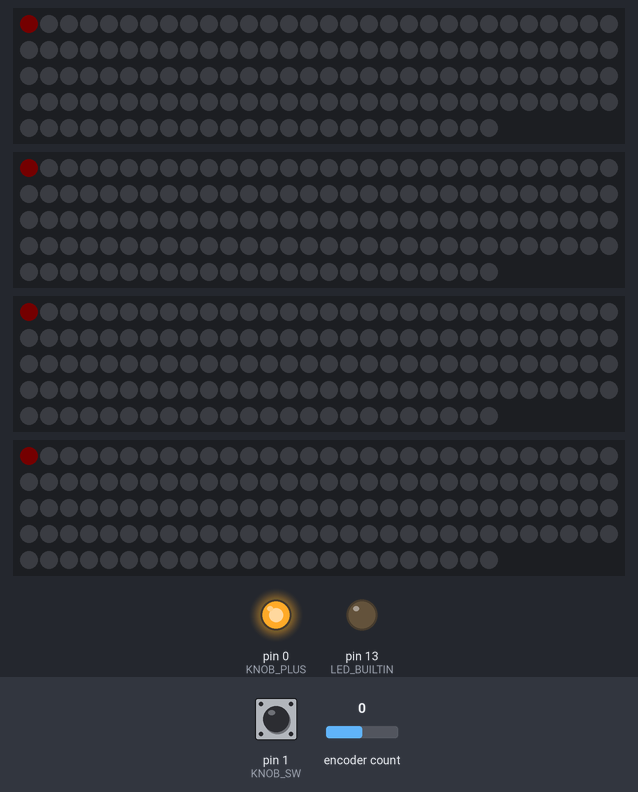
Simulated run of this program. Board: Teensy 4. On the bench: 4 × 144 RGB LEDs in strip order, left to right, continuing on the next row, output pins drawn as LEDs (lit = HIGH). The test bench sets the inputs (shaded band); at power-on: pin 1 (KNOB_SW) HIGH, encoder count 0. Dim RGB values are drawn brighter than linear; random numbers use the default seed unless the program sets one.

Above: at 4.5 s.
4.6 s: pin 1 (KNOB_SW) pulled LOW for 0.15 s
7.7 s: encoder count set to 4
At 9.43 s:
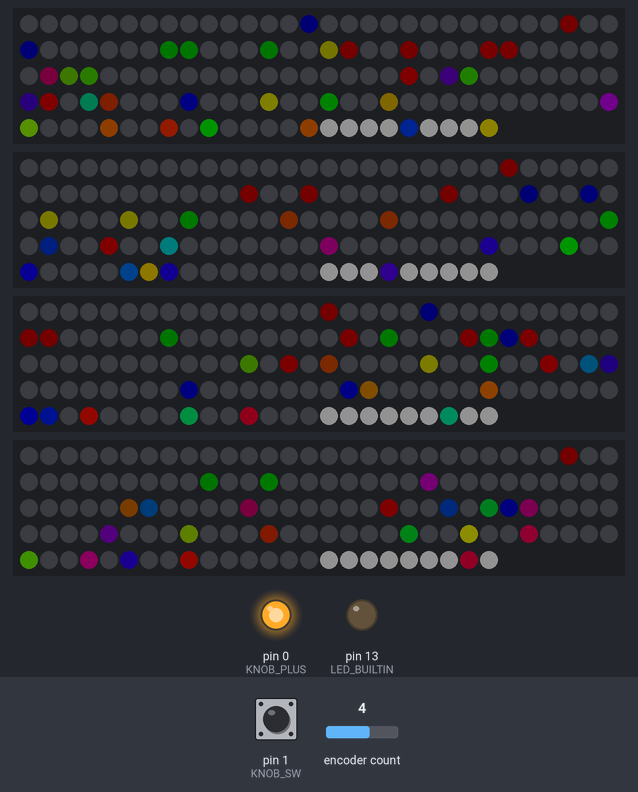
10.3 s: encoder count set to 5
At 11.25 s:
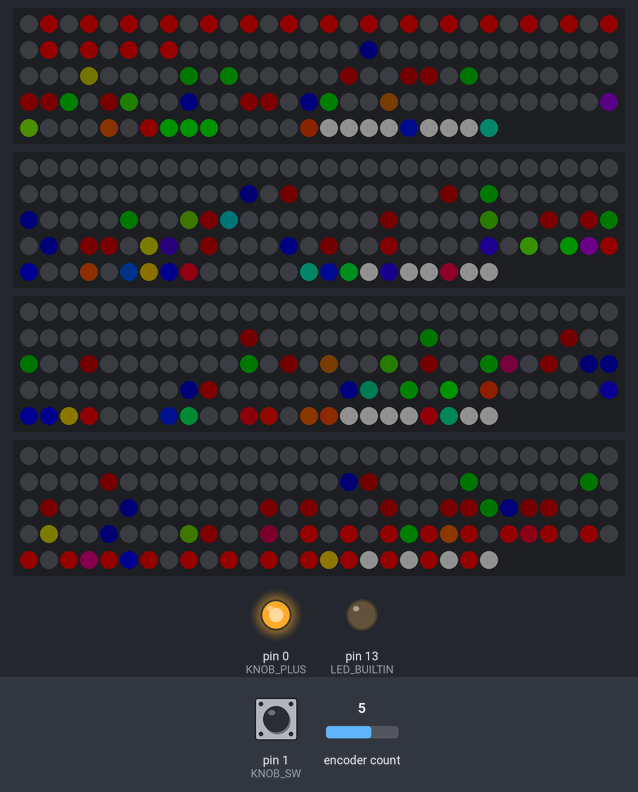
12.9 s: pin 1 (KNOB_SW) pulled LOW for 1 s
At 13.07 s:
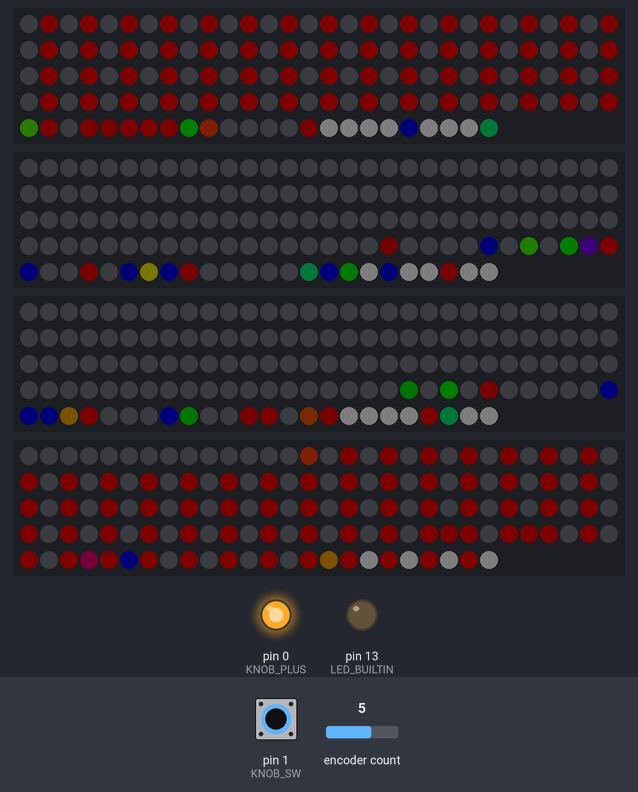
14.5 s: encoder count set to 9
At 15.53 s:
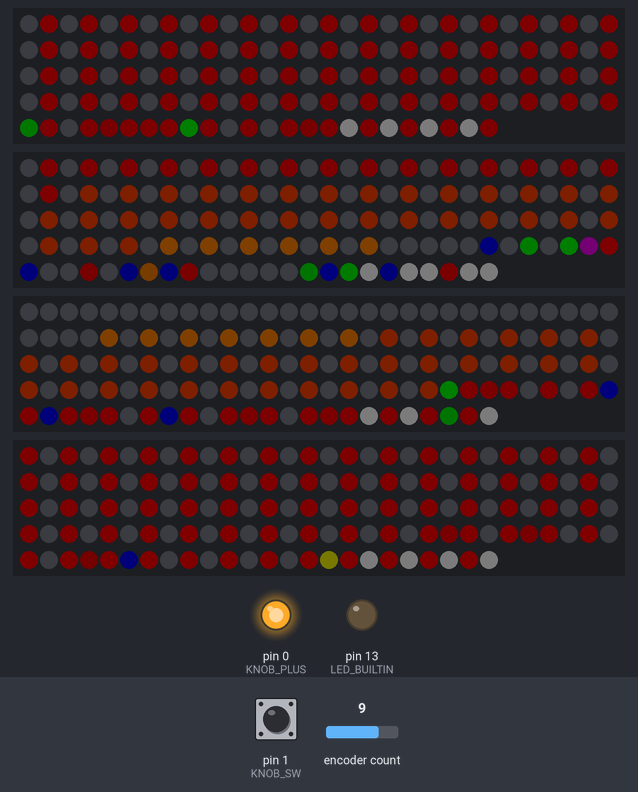
17.1 s: encoder count set to 10
At 17.37 s:
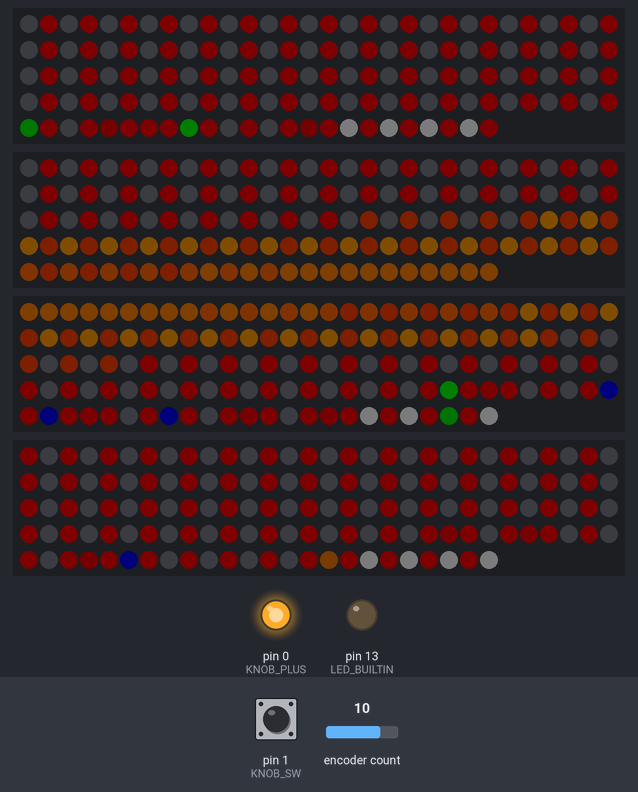
Timing chart, 0 to 20.1 s (numbered marks = the images above; inputs shaded):
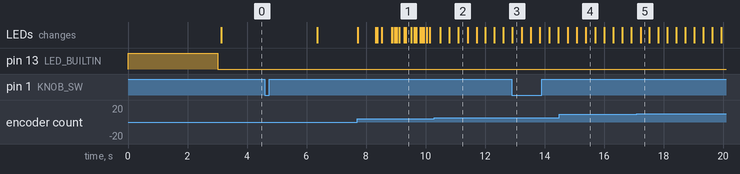

Measured:
- after the input at 7.7 s, the LEDs: first change at once (image 1 shows a later state)

The program:

main.cpp
```cpp
#include <WS2812Serial.h>
#define USE_WS2812SERIAL
#include <Arduino.h>
#include <FastLED.h>
#include <stdint.h>
// #define ENCODER_OPTIMIZE_INTERRUPTS
#include <Encoder.h>

#define KNOB_CLK 3
#define KNOB_DT 2
#define KNOB_SW 1
#define KNOB_PLUS 0

#define LED_PIN_A 8
#define LED_PIN_B 17
#define LED_PIN_C 14
#define LED_PIN_D 20

#define NUM_LEDS 144
#define NUM_STRIPS 4

#define COLOR_ORDER BRG

#define LED_MODE_LANTERN 0
#define LED_MODE_RAINBOW_SPARKLE 1
#define LED_MODE_DOUBLE_RAINBOW 2
#define LED_MODE_SPARKLE 3
#define LED_MODE_RAINBOW 4
#define LED_MODE_PILLARS 5
#define MAX_LED_MODE 5

#define MIN_BRIGHTNESS 5
#define MAX_BRIGHTNESS 50

#define MODE_OFF 0
#define MODE_LED 1
#define MODE_BRIGHTNESS 2

CRGB leds[NUM_STRIPS][NUM_LEDS];

int32_t mode = MODE_OFF;

int32_t brightness = 10;
int32_t led_mode = LED_MODE_DOUBLE_RAINBOW;
byte led_pos = 0;
int abs_led_pos = 0;

Encoder my_enc(KNOB_DT, KNOB_CLK);

int32_t enc_led_mode_pos = 0;
int32_t enc_brightness_pos = MIN_BRIGHTNESS * 10;

unsigned long last_button_press = 0;
byte fast_button_count = 3;

bool init_led_mode = true;

void led_standby()
{
    FastLED.setBrightness(1);

    for (byte s = 0; s < NUM_STRIPS; s++)
    {
        leds[s][0] = CRGB::Red;
        for (byte i = 1; i < NUM_LEDS; i++)
        {
            leds[s][i] = CRGB::Black;
        }
    }

    FastLED.show();
}

void setup_lights()
{
    FastLED.addLeds<WS2812SERIAL, LED_PIN_A, COLOR_ORDER>(leds[0], NUM_LEDS).setCorrection(TypicalLEDStrip);
    FastLED.addLeds<WS2812SERIAL, LED_PIN_B, COLOR_ORDER>(leds[1], NUM_LEDS).setCorrection(TypicalLEDStrip);
    FastLED.addLeds<WS2812SERIAL, LED_PIN_C, COLOR_ORDER>(leds[2], NUM_LEDS).setCorrection(TypicalLEDStrip);
    FastLED.addLeds<WS2812SERIAL, LED_PIN_D, COLOR_ORDER>(leds[3], NUM_LEDS).setCorrection(TypicalLEDStrip);

    delay(100);

    led_standby();
}

void set_led_mode()
{
    mode = MODE_LED;
    my_enc.write(enc_led_mode_pos);
}

void set_brightness_mode()
{
    mode = MODE_BRIGHTNESS;
    my_enc.write(enc_brightness_pos);
}

void sw()
{

    long button_delta = millis() - last_button_press;
    // if 50ms have passed since last LOW pulse, it means that the
    // button has been pressed, released and pressed again
    if (button_delta > 50)
    {
        if (button_delta > 1000)
        {
            fast_button_count = 0;
            if (mode == MODE_OFF)
            {
                if (led_mode == LED_MODE_LANTERN)
                {
                    FastLED.setBrightness(200);
                }
                else if (led_mode == LED_MODE_RAINBOW_SPARKLE)
                {
                    FastLED.setBrightness(20);
                }
                else
                {
                    FastLED.setBrightness(MIN_BRIGHTNESS);
                }

                set_led_mode();
            }
            else if (mode == MODE_LED)
            {
                set_brightness_mode();
            }
            else if (mode == MODE_BRIGHTNESS)
            {
                set_led_mode();
            }
        }
        else
        {
            fast_button_count++;
            if (fast_button_count >= 3)
            {
                mode = MODE_OFF;
                fast_button_count = 0;
            }
        }
    }

    // Remember last button press event
    last_button_press = millis();
}

void setup_knob()
{
    pinMode(KNOB_PLUS, OUTPUT);

    delay(100);

    digitalWrite(KNOB_PLUS, HIGH);
    delay(100);

    pinMode(KNOB_SW, INPUT_PULLUP);
    attachInterrupt(digitalPinToInterrupt(KNOB_SW), sw, LOW);
}

void setup()
{
    pinMode(LED_BUILTIN, OUTPUT);
    delay(10);
    digitalWrite(LED_BUILTIN, HIGH);
    delay(3000);
    digitalWrite(LED_BUILTIN, LOW);

    setup_lights();
    setup_knob();
}

void read_knob()
{
    int32_t new_pos = my_enc.read();

    if (mode == MODE_BRIGHTNESS)
    {
        if (new_pos > MAX_BRIGHTNESS * 10)
        {
            new_pos = MAX_BRIGHTNESS * 10;
        }
        else if (new_pos < MIN_BRIGHTNESS * 10)
        {
            new_pos = MIN_BRIGHTNESS * 10;
        }
    }
    else if (mode == MODE_LED)
    {
        if (new_pos > MAX_LED_MODE * 10)
        {
            new_pos = MAX_LED_MODE * 10;
        }
        else if (new_pos < MODE_OFF * 10)
        {
            new_pos = MODE_OFF * 10;
        }
    }

    my_enc.write(new_pos);

    if (mode == MODE_BRIGHTNESS)
    {
        if (round(new_pos / 10) != brightness)
        {
            brightness = round(new_pos / 10);
            if (brightness < MIN_BRIGHTNESS)
            {
                FastLED.setBrightness(MIN_BRIGHTNESS);
            }
            else
            {
                FastLED.setBrightness(brightness);
            }
        }
        enc_brightness_pos = new_pos;
    }
    else if (mode == MODE_LED)
    {
        if (round(new_pos / 10) != led_mode)
        {
            if (led_mode == LED_MODE_LANTERN)
            {
                FastLED.setBrightness(MIN_BRIGHTNESS);
            }
            led_mode = round(new_pos / 10);

            if (led_mode == LED_MODE_LANTERN)
            {
                FastLED.setBrightness(200);
            }
            else if (led_mode == LED_MODE_RAINBOW_SPARKLE)
            {
                FastLED.setBrightness(20);
            }
            init_led_mode = true;
        }
        enc_led_mode_pos = new_pos;
    }
}

void inc_pos()
{
    led_pos++;
    if (led_pos >= NUM_LEDS)
    {
        led_pos = 0;
    }
}

void inc_abs_pos()
{
    abs_led_pos++;
    if (abs_led_pos >= NUM_LEDS * 4)
    {
        abs_led_pos = 0;
    }
}

byte red = 0;
byte yellow = 64;
byte green = 96;
byte blue = 160;

byte active_strip = 0;
int slow_hue = 0;

void inc_strip()
{
    active_strip++;
    active_strip = active_strip % NUM_STRIPS;
}

void inc_slow_hue()
{
    slow_hue++;
    slow_hue = slow_hue % (256 * 8);
}

byte get_slow_hue()
{
    return slow_hue / 8;
}

void led_lantern()
{
    for (byte s = 0; s < NUM_STRIPS; s++)
    {
        for (byte l = 0; l < NUM_LEDS; l++)
        {
            if (l > NUM_LEDS - 10)
            {
                leds[s][l] = CRGB::White;
            }
            else
            {
                leds[s][l] = CRGB::Black;
            }
        }
    }
}

void led_pillars()
{
    byte hue = get_slow_hue();

    if (active_strip % 2 == 0)
    {
        hue = (hue + 128) % 256;
    }

    if (init_led_mode)
    {
        leds[active_strip][led_pos].setHue(hue);
        inc_pos();
        if (led_pos >= NUM_LEDS - 1)
        {
            init_led_mode = false;
        }
    }
    else
    {
        for (byte s = 0; s < NUM_STRIPS; s++)
        {
            fade_raw(leds[s], NUM_LEDS, 100);
        }

        for (byte l = 0; l < NUM_LEDS; l++)
        {
            byte strip = (l - active_strip) % NUM_STRIPS;
            leds[strip][l].setHue(hue);
        }
        delay(100);
    }
    inc_strip();
    inc_slow_hue();
}

void led_double_rainbow()
{
    int draw = rand() % 100;
    if (draw > 70)
    {
        for (byte s = 0; s < NUM_STRIPS; s++)
        {
            fade_raw(leds[s], NUM_LEDS, 1);
        }
    }
    byte hue = get_slow_hue();
    byte strip = abs_led_pos / NUM_LEDS;
    byte led = abs_led_pos % NUM_LEDS;

    if (abs_led_pos % 2 == 1)
    {
        leds[strip][led].setHue(hue);
    }
    else
    {
        byte rev_strip = NUM_STRIPS - strip - 1;
        byte rev_led = (NUM_LEDS - led - 2) % NUM_LEDS;
        leds[rev_strip][rev_led].setHue(hue);
    }

    inc_abs_pos();
    inc_slow_hue();
}

void led_sparkle()
{
    int draw = rand() % 100;
    if (draw > 70)
    {
        for (byte s = 0; s < NUM_STRIPS; s++)
        {
            fade_raw(leds[s], NUM_LEDS, 1);
        }
    }
    byte pos = 0;
    byte s = 0;
    if (rand() % 100 > 90)
    {
        s = rand() % NUM_STRIPS;
        pos = rand() % NUM_LEDS;
        leds[s][pos] = CRGB::White;
    }
}

void led_rainbow()
{
    int draw = rand() % 100;
    if (draw > 50)
    {
        for (byte s = 0; s < NUM_STRIPS; s++)
        {
            fade_raw(leds[s], NUM_LEDS, 1);
        }
    }
    byte hue = get_slow_hue();
    leds[abs_led_pos / NUM_LEDS][abs_led_pos % NUM_LEDS].setHue(hue);

    inc_slow_hue();
    inc_abs_pos();
}

void set_rand()
{
    byte pos = rand() % NUM_LEDS;
    byte value = (pos + 50);
    if (pos > 110)
    {
        value = 255;
    }
    byte s = rand() % NUM_STRIPS;
    byte hue = rand() % 256;

    leds[s][pos] = CHSV(hue, 255, value);
}

void led_rainbow_sparkle()
{
    int draw = rand() % 200;
    if (draw > 120)
    {
        for (byte s = 0; s < NUM_STRIPS; s++)
        {
            fade_raw(leds[s], NUM_LEDS, 1);
        }
    }
    if (draw > 190)
    {
        for (byte i = 0; i < 10; i++)
        {
            set_rand();
        }

        draw = rand() % 200;

        if (draw > 180)
        {
            for (byte i = 0; i < 100; i++)
            {
                set_rand();
            }
        }
        else if (draw > 100)
        {
            for (byte i = 0; i < 20; i++)
            {
                set_rand();
            }
        }
    }
    else if (draw > 170)
    {
        set_rand();
    }
}

void loop_leds()
{
    if (led_mode == LED_MODE_LANTERN)
    {
        led_lantern();
    }
    else if (led_mode == LED_MODE_PILLARS)
    {
        led_pillars();
    }
    else if (led_mode == LED_MODE_DOUBLE_RAINBOW)
    {
        led_double_rainbow();
    }
    else if (led_mode == LED_MODE_SPARKLE)
    {
        led_sparkle();
    }
    else if (led_mode == LED_MODE_RAINBOW)
    {
        led_rainbow();
    }
    else if (led_mode == LED_MODE_RAINBOW_SPARKLE)
    {
        led_rainbow_sparkle();
    }
    FastLED.show();
}

void loop()
{
    if (mode == MODE_OFF)
    {
        led_standby();
        delay(3000);
    }
    else
    {
        read_knob();
        loop_leds();
        delay(2);
    }
}
```
